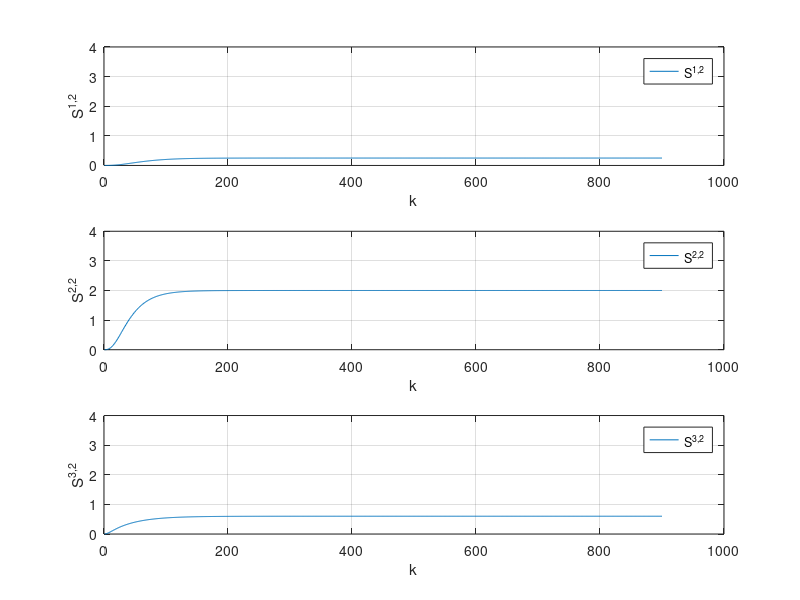

Source code (MATLAB): (Note: this script raises an error after producing the figure.)
addpath('../matlab2tikz-master/src/');
outputFile = '../Wykresy_tex/proj_zadanie2u2.tex';

y1 = dlmread('zad2_y1_u2.csv','\t');
y2 = dlmread('zad2_y2_u2.csv','\t');
y3 = dlmread('zad2_y3_u2.csv','\t');
%u1 = dlmread('zad1_u1.csv','\t');
%u2 = dlmread('zad1_u2.csv','\t');
%u3 = dlmread('zad1_u3.csv','\t');
%u4 = dlmread('zad1_u4.csv','\t');

%%z = dlmread('zad6_z_best_nie_licz_zakl.csv','\t');
%x = 1:length(x);

% figure(1);
% 
% 
% subplot(4,1, 1);
% plot(u1);
%  ylabel('u_1');
%  xlabel('k');
% grid on;
% 
% subplot(4,1, 2);
% plot(u2);
% ylabel('u_2');
%  xlabel('k');
% grid on;
% 
% subplot(4,1, 3);
% plot(u3);
% ylabel('u_3');
%  xlabel('k');
% grid on;
% 
% subplot(4,1, 4);
% plot(u4);
% ylabel('u_4');
%  xlabel('k');
% grid on;

figure(2);

title('y');

subplot(3,1, 1);
plot(y1);
ylabel('S^1^,^2');
xlabel('k');
legend('S^1^,^2', 'Location', 'NorthEast');
grid on;
ylim([0 4]);


subplot(3,1, 2);
plot(y2);
ylabel('S^2^,^2');
xlabel('k');
legend('S^2^,^2', 'Location', 'NorthEast');
grid on;
ylim([0 4]);

subplot(3,1, 3);

plot(y3);
legend('y3', 'Location', 'NorthEast');
ylabel('S^3^,^2');
xlabel('k');
legend('S^3^,^2', 'Location', 'NorthEast');
grid on;
ylim([0 4]);
%box on;

% subplot(,1, 2);
% hold on;
% %stairs(x,u);
% plot(x,u);
% plot(x,u1);
% plot(x,u2);
% plot(x,u3);
% plot(x,u4);
% xlim([min(x) max(x)]);
% %title('u');
% %xlabel('k');
% ylabel('u');
% legend('u', 'Location', 'NorthEast');
% grid on;
% box on;

% subplot(3,1, 3);
% hold on;
% stairs(x,z);
% xlim([min(x) max(x)]);
% %title('z');
% xlabel('k');
% ylabel('z');
% legend('z', 'Location', 'NorthEast');
% grid on;
% box on;

% dwie linijki poni�ej zapewniaj� poprawne ustawienie wykresu w pdf-ie
% oraz pozwalaj� nazwa� wykres pod spodem
%beforeFigure = [sprintf('\\begin{figure}[H] \n\\centering')];
%afterFigure = [sprintf('\\caption{%s}\n\\end{figure}', title)];

matlab2tikz(outputFile, ...
    'showInfo', false, ...
    'encoding', 'UTF-8');
%    'extraCode', beforeFigure, ...
%    'extraCodeAtEnd', afterFigure);
hold off;
%close(1)